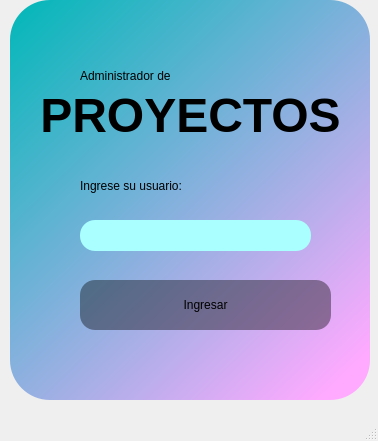
<?xml version="1.0" encoding="UTF-8"?>
<ui version="4.0">
 <class>MainWindow</class>
 <widget class="QMainWindow" name="MainWindow">
  <property name="geometry">
   <rect>
    <x>0</x>
    <y>0</y>
    <width>378</width>
    <height>441</height>
   </rect>
  </property>
  <property name="windowTitle">
   <string>MainWindow</string>
  </property>
  <widget class="QWidget" name="centralwidget">
   <widget class="QWidget" name="widget" native="true">
    <property name="geometry">
     <rect>
      <x>0</x>
      <y>-10</y>
      <width>381</width>
      <height>421</height>
     </rect>
    </property>
    <widget class="QLabel" name="label">
     <property name="geometry">
      <rect>
       <x>10</x>
       <y>10</y>
       <width>360</width>
       <height>400</height>
      </rect>
     </property>
     <property name="styleSheet">
      <string notr="true">background-color: qlineargradient(spread:pad, x1:0, y1:0, x2:0.869318, y2:0.994, stop:0 rgba(0, 184, 184, 255), stop:1 rgba(255, 170, 255, 255));
border-bottom-left-radius: 40px;
border-bottom-right-radius:40px;
border-top-left-radius: 40px;
border-top-right-radius: 40px;</string>
     </property>
     <property name="text">
      <string/>
     </property>
    </widget>
    <widget class="QPushButton" name="ingre">
     <property name="geometry">
      <rect>
       <x>80</x>
       <y>290</y>
       <width>251</width>
       <height>50</height>
      </rect>
     </property>
     <property name="styleSheet">
      <string notr="true">QPushButton#ingre{
background-color: rgba(0,0,0,100);
font:18pt &quot;Rockwell&quot;;
border-radius: 15px;
}

QPushButton#ingre:hover{
background-color: rgba(0,0,0,120);
border-radius: 15px;
}

QPushButton#ingre:pressed{
background-color: rgba(0,0,0,140);
border-radius: 15px;
}
</string>
     </property>
     <property name="text">
      <string>Ingresar</string>
     </property>
    </widget>
    <widget class="QLabel" name="label_2">
     <property name="geometry">
      <rect>
       <x>80</x>
       <y>180</y>
       <width>241</width>
       <height>31</height>
      </rect>
     </property>
     <property name="styleSheet">
      <string notr="true">font: 20pt &quot;Rockwell&quot;;</string>
     </property>
     <property name="text">
      <string>Ingrese su usuario:</string>
     </property>
    </widget>
    <widget class="QLineEdit" name="lineEdit">
     <property name="geometry">
      <rect>
       <x>80</x>
       <y>230</y>
       <width>231</width>
       <height>31</height>
      </rect>
     </property>
     <property name="styleSheet">
      <string notr="true">background-color: rgb(170, 255, 255);
font: 14pt &quot;Rockwell&quot;;
border: rgb(0, 170, 127);
border-radius: 15px;
color: rgb(170, 170, 170);</string>
     </property>
     <property name="inputMask">
      <string/>
     </property>
     <property name="text">
      <string/>
     </property>
    </widget>
    <widget class="QLabel" name="label_4">
     <property name="geometry">
      <rect>
       <x>30</x>
       <y>80</y>
       <width>321</width>
       <height>91</height>
      </rect>
     </property>
     <property name="styleSheet">
      <string notr="true">font: 20pt &quot;Rockwell&quot;;</string>
     </property>
     <property name="text">
      <string>&lt;html&gt;&lt;head/&gt;&lt;body&gt;&lt;p align=&quot;center&quot;&gt;&lt;span style=&quot; font-size:36pt; font-weight:600;&quot;&gt;PROYECTOS&lt;/span&gt;&lt;/p&gt;&lt;/body&gt;&lt;/html&gt;</string>
     </property>
    </widget>
    <widget class="QLabel" name="label_3">
     <property name="geometry">
      <rect>
       <x>80</x>
       <y>70</y>
       <width>241</width>
       <height>31</height>
      </rect>
     </property>
     <property name="styleSheet">
      <string notr="true">font: 20pt &quot;Rockwell&quot;;</string>
     </property>
     <property name="text">
      <string>Administrador de</string>
     </property>
    </widget>
   </widget>
  </widget>
  <widget class="QMenuBar" name="menubar">
   <property name="geometry">
    <rect>
     <x>0</x>
     <y>0</y>
     <width>378</width>
     <height>21</height>
    </rect>
   </property>
  </widget>
  <widget class="QStatusBar" name="statusbar"/>
 </widget>
 <resources>
  <include location="res.qrc"/>
 </resources>
 <connections/>
</ui>
